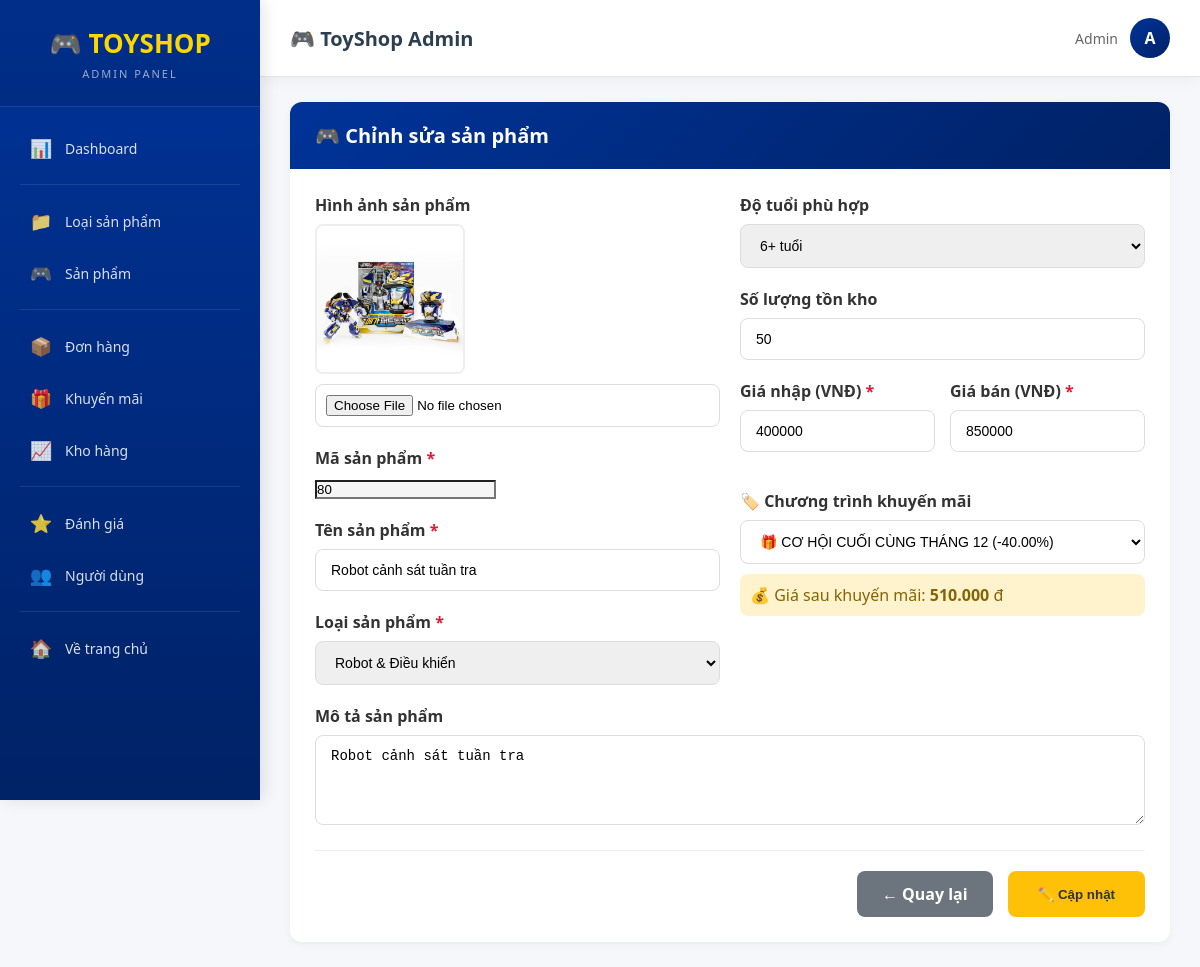
The page /Product/edit/80 (signed in) on the database its author committed.
### tables this page shows
CREATE TABLE `tblsanpham` (
  `maLoaiSP` varchar(50) NOT NULL,
  `masp` varchar(20) NOT NULL,
  `tensp` varchar(50) NOT NULL,
  `hinhanh` varchar(50) DEFAULT NULL,
  `soluong` int(11) NOT NULL DEFAULT 0,
  `giaNhap` decimal(15,0) DEFAULT 0,
  `giaXuat` decimal(15,0) DEFAULT 0,
  `doTuoi` varchar(50) DEFAULT NULL,
  `mota` varchar(200) DEFAULT NULL,
  `createDate` date DEFAULT NULL,
  `promotion_id` int(11) DEFAULT NULL,
  `discount_percent` int(11) DEFAULT NULL
);

### app/Controller.php (called while the page is built, shortened)
<?php
class Controller {
    public function model($model){
        return new $model;
    }
    public function view($view, $data = []){
        extract($data);
        require "./views/" . $view . ".php";
    }
}

### controllers/Product.php (called while the page is built, shortened)
<?php
class Product extends Controller
{
    public function edit($masp)
    {
        $obj = $this->model("AdProducModel");
        $obj2 = $this->model("AdProductTypeModel");
        $promoModel = $this->model("PromotionModel");
        $producttype = $obj2->all("tblloaisp");
        $promotions = $promoModel->getAllActive();
        $product = $obj->find("tblsanpham", $masp);
        $this->view("adminPage", [
            "page" => "ProductView",
            "producttype" => $producttype,
            "promotions" => $promotions,
            "editItem" => $product
        ]);
    }
}

### app/App.php (called while the page is built, shortened)
<?php
class App{
    protected $action="Show";
 public function __construct(){
        $arr=array();
        if(isset($_GET["url"])){
            $arr=$this->urlprocess();
        }
        if(isset($arr[0])&& file_exists("./controllers/".$arr[0].".php")){
            unset($arr[0]);
        }
        $this->controller= new $this->controller;
        if(isset($arr[1]) && method_exists($this->controller,$arr[1])){
            $this->action=$arr[1];
        }
        unset($arr[1]);
        $this->param =$arr?array_values($arr):array();
        call_user_func_array(array($this->controller,$this->action),$this->param);
    }
   public function urlprocess(){
        if(isset($_GET["url"])){
           return explode('/', filter_var(trim($_GET["url"],'/')));
        }
        return array();
    }
}

### index.php (called while the page is built, shortened)
<?php
require_once "app/DB.php";
require_once "app/Controller.php";
require_once "app/App.php";
$App = new App();
?>

### app/DB.php (called while the page is built, shortened)
<?php
class DB
{
    private $host = 'localhost';
    private $user = 'root';
    private $pass = '';
    private $dbname = 'websitedochoi';
    public function __construct()
    {
        $this->db = $this->Connect();
    }
    public function Connect()
    {
        try {
            $dsn = 'mysql:host=' . $this->host . ';port=3306;dbname=' . $this->dbname . ';charset=utf8mb4';
            $pdo = new PDO($dsn, $this->user, $this->pass);
            $pdo->setAttribute(PDO::ATTR_DEFAULT_FETCH_MODE, PDO::FETCH_ASSOC);
            $pdo->setAttribute(PDO::ATTR_ERRMODE, PDO::ERRMODE_EXCEPTION);
            return $pdo;
        } catch (PDOException $e) {
            error_log("Database connection error: " . $e->getMessage());
            die("Không thể kết nối database. Vui lòng kiểm tra cấu hình.");
        }
    }
}

### models/AdProducModel.php (called while the page is built, shortened)
<?php
require_once __DIR__ . "/BaseModel.php";
class AdProducModel extends BaseModel {
    public function find($table, $masp) {
        try {
            $stmt = $this->db->prepare("SELECT * FROM $table WHERE masp = :masp LIMIT 1");
            $stmt->bindParam(":masp", $masp);
            $stmt->execute();
            return $stmt->fetch(PDO::FETCH_ASSOC);
        } catch (PDOException $e) {
            error_log("AdProducModel::find error: " . $e->getMessage());
            return null;
        }
    }
}

### models/BaseModel.php (called while the page is built, shortened)
<?php
class BaseModel extends DB {
    public function __construct()
    {
        if ($this->db instanceof PDO) {
            $this->db->setAttribute(PDO::ATTR_ERRMODE, PDO::ERRMODE_EXCEPTION);
        } else {
            error_log("❌ BaseModel: \$this->db KHÔNG PHẢI PDO - LỖI KẾT NỐI");
        }
    }
    public function all($table) {
        try {
            $sql = "SELECT * FROM $table";
            $stmt = $this->db->prepare($sql);
            $stmt->execute();
            return $stmt->fetchAll(PDO::FETCH_ASSOC);
        } catch (PDOException $e) {
            error_log("Lỗi BaseModel::all(): " . $e->getMessage());
            return [];
        }
    }
}

### models/PromotionModel.php (called while the page is built, shortened)
<?php
require_once 'BaseModel.php';
class PromotionModel extends BaseModel {
    public function getAllActive() {
    $now = date('Y-m-d H:i:s');
    $sql = "SELECT * FROM promotions WHERE
            (start_date IS NULL OR start_date <= :now1) AND
            (end_date IS NULL OR end_date >= :now2)";
    $stmt = $this->db->prepare($sql);
    $stmt->execute([':now1' => $now, ':now2' => $now]);
    return $stmt->fetchAll(PDO::FETCH_ASSOC);
}
}

### views/Back_end/ProductView.php (the view, shortened to what this page needs)
<div style="background: #fff; border-radius: 12px; box-shadow: 0 2px 10px rgba(0,0,0,0.05); overflow: hidden;">
    <div style="background: linear-gradient(135deg, #003399 0%, #002266 100%); color: #fff; padding: 20px 25px;">
        <h2 style="margin: 0; font-size: 20px;">
            🎮 <?php echo isset($data['editItem']) ? 'Chỉnh sửa sản phẩm' : 'Thêm sản phẩm đồ chơi mới'; ?>
        </h2>
    </div>
    <form
        action="<?php echo isset($data['editItem'])
            ? APP_URL . '/Product/edit/' . $data['editItem']['masp']
            : APP_URL . '/Product/create'; ?>"
        method="post"
        enctype="multipart/form-data"
        style="padding: 25px;"
    >
        <div style="display: grid; grid-template-columns: 1fr 1fr; gap: 20px;">
            <div>
                <div class="form-group" style="margin-bottom: 20px;">
                    <label style="display: block; margin-bottom: 8px; font-weight: 600; color: #333;">Hình ảnh sản phẩm</label>
                    <?php
                    if (isset($data['editItem']) && $data['editItem']['hinhanh']) {
                        echo "<img src='" . APP_URL . "/public/Images/" . $data['editItem']['hinhanh'] . "' style='width: 150px; height: 150px; object-fit: cover; border-radius: 8px; border: 2px solid #eee; margin-bottom: 10px; display: block;'>";
                    } else { ?>
                        <div style="width: 150px; height: 150px; background: #f5f5f5; border-radius: 8px; display: flex; align-items: center; justify-content: center; font-size: 48px; margin-bottom: 10px;">🎮</div>
                    <?php } ?>
                    <input type="file" name="uploadfile" accept="image/*" style="width: 100%; padding: 10px; border: 1px solid #ddd; border-radius: 8px;">
                </div>
                <div class="form-group" style="margin-bottom: 20px;">
                    <label style="display: block; margin-bottom: 8px; font-weight: 600; color: #333;">Mã sản phẩm <span style="color: #e31837;">*</span></label>
                    <input type="text" name="txt_masp"
                        value="<?php echo isset($data['editItem']) ? $data['editItem']['masp'] : ''; ?>"
                        <?php echo isset($data['editItem']) ? 'readonly style="background: #f5f5f5;"' : ''; ?>
                        placeholder="VD: LEGO001, VTK4..."
                        style="width: 100%; padding: 12px 15px; border: 1px solid #ddd; border-radius: 8px; font-size: 14px;"
                        required>
                </div>
                <div class="form-group" style="margin-bottom: 20px;">
                    <label style="display: block; margin-bottom: 8px; font-weight: 600; color: #333;">Tên sản phẩm <span style="color: #e31837;">*</span></label>
                    <input type="text" name="txt_tensp"
                        value="<?php echo isset($data['editItem']) ? htmlspecialchars($data['editItem']['tensp']) : ''; ?>"
                        placeholder="VD: Robot Biến Hình STRIKE VECTO"
                        style="width: 100%; padding: 12px 15px; border: 1px solid #ddd; border-radius: 8px; font-size: 14px;"
                        required>
                </div>
                <div class="form-group" style="margin-bottom: 20px;">
                    <label style="display: block; margin-bottom: 8px; font-weight: 600; color: #333;">Loại sản phẩm <span style="color: #e31837;">*</span></label>
                    <select name="txt_maloaisp" style="width: 100%; padding: 12px 15px; border: 1px solid #ddd; border-radius: 8px; font-size: 14px;" required>
                        <?php
                        foreach ($data["producttype"] as $v) {
                            $sel = isset($data['editItem']) && $data['editItem']['maLoaiSP'] == $v["maLoaiSP"] ? "selected" : "";
                            echo "<option value='{$v["maLoaiSP"]}' $sel>{$v["tenLoaiSP"]}</option>";
                        }
                        ?>
                    </select>
                </div>
            </div>
            <div>
                <div class="form-group" style="margin-bottom: 20px;">
                    <label style="display: block; margin-bottom: 8px; font-weight: 600; color: #333;">Độ tuổi phù hợp</label>
                    <select name="txt_dotuoi" style="width: 100%; padding: 12px 15px; border: 1px solid #ddd; border-radius: 8px; font-size: 14px;">
                        <?php
                        $ages = ['0-2', '1+', '3+', '4+', '5+', '6+', '8+', '10+', '12+', '14+', '16+'];
                        foreach ($ages as $age) {
                            $sel = isset($data['editItem']) && ($data['editItem']['doTuoi'] ?? '') == $age ? "selected" : "";
                            echo "<option value='$age' $sel>$age tuổi</option>";
                        }
                        ?>
                    </select>
                </div>
                <div class="form-group" style="margin-bottom: 20px;">
                    <label style="display: block; margin-bottom: 8px; font-weight: 600; color: #333;">Số lượng tồn kho</label>
                    <input type="number" name="txt_soluong" min="0"
                        value="<?php echo isset($data['editItem']) ? $data['editItem']['soluong'] : '0'; ?>"
                        style="width: 100%; padding: 12px 15px; border: 1px solid #ddd; border-radius: 8px; font-size: 14px;">
                </div>
                <div style="display: grid; grid-template-columns: 1fr 1fr; gap: 15px; margin-bottom: 20px;">
                    <div class="form-group">
                        <label style="display: block; margin-bottom: 8px; font-weight: 600; color: #333;">Giá nhập (VNĐ) <span style="color: #e31837;">*</span></label>
                        <input type="number" name="txt_gianhap" min="0"
                            value="<?php echo isset($data['editItem']) ? ($data['editItem']['giaNhap'] ?? 0) : ''; ?>"
                            placeholder="0"
                            style="width: 100%; padding: 12px 15px; border: 1px solid #ddd; border-radius: 8px; font-size: 14px;"
                            required>
                    </div>
                    <div class="form-group">
                        <label style="display: block; margin-bottom: 8px; font-weight: 600; color: #333;">Giá bán (VNĐ) <span style="color: #e31837;">*</span></label>
                        <input type="number" name="txt_giaxuat" min="0"
                            value="<?php echo isset($data['editItem']) ? ($data['editItem']['giaXuat'] ?? 0) : ''; ?>"
                            placeholder="0"
                            style="width: 100%; padding: 12px 15px; border: 1px solid #ddd; border-radius: 8px; font-size: 14px;"
                            required>
                    </div>
                </div>
                <div class="form-group" style="margin-bottom: 20px;">
                    <label style="display: block; margin-bottom: 8px; font-weight: 600; color: #333;">
                        🏷️ Chương trình khuyến mãi
                    </label>
                    <select name="txt_promotion_id" id="promotionSelect" onchange="updateDiscountPreview()"
                        style="width: 100%; padding: 12px 15px; border: 1px solid #ddd; border-radius: 8px; font-size: 14px; background: #fff;">
                        <?php
                        $promotions = $data['promotions'] ?? [];
                        foreach ($promotions as $promo) {
                            $sel = isset($data['editItem']) && ($data['editItem']['promotion_id'] ?? '') == $promo['id'] ? "selected" : "";
                            $discountText = $promo['type'] == 'percent' ? "-{$promo['value']}%" : "-" . number_format($promo['value']) . "đ";
                            $promoName = $promo['name'] ?? $promo['code'];
                            echo "<option value='{$promo['id']}' data-type='{$promo['type']}' data-value='{$promo['value']}' $sel>";
                            echo "🎁 {$promoName} ({$discountText})";
                            echo "</option>";
                        }
                        ?>
                    </select>
                    <div id="discountPreview" style="margin-top: 10px; padding: 10px; background: #fff3cd; border-radius: 8px; display: none;">
                        <span style="color: #856404;">💰 Giá sau khuyến mãi: <strong id="discountedPrice">0</strong> đ</span>
                    </div>
                </div>
            </div>
        </div>
        <div class="form-group" style="margin-bottom: 20px;">
            <label style="display: block; margin-bottom: 8px; font-weight: 600; color: #333;">Mô tả sản phẩm</label>
            <textarea name="txt_mota" rows="4"
                placeholder="Nhập mô tả chi tiết về sản phẩm..."
                style="width: 100%; padding: 12px 15px; border: 1px solid #ddd; border-radius: 8px; font-size: 14px; resize: vertical;"><?php echo isset($data['editItem']) ? htmlspecialchars($data['editItem']['mota'] ?? '') : ''; ?></textarea>
        </div>
        <div style="display: flex; gap: 15px; justify-content: flex-end; padding-top: 20px; border-top: 1px solid #eee;">
            <a href="<?php echo APP_URL; ?>/Product/"
                style="padding: 12px 25px; background: #6c757d; color: #fff; text-decoration: none; border-radius: 8px; font-weight: 600;">
                ← Quay lại
            </a>
            <button type="submit"
                style="padding: 12px 30px; background: <?php echo isset($data['editItem']) ? '#ffc107' : '#28a745'; ?>; color: <?php echo isset($data['editItem']) ? '#333' : '#fff'; ?>; border: none; border-radius: 8px; font-weight: 600; cursor: pointer;">
                <?php echo isset($data['editItem']) ? '✏️ Cập nhật' : '✅ Lưu sản phẩm'; ?>
            </button>
        </div>
    </form>
</div>

### views/adminPage.php (style rules this page uses)
:root { --primary-blue: #003399; --dark-blue: #002266; --primary-red: #e31837; --yellow: #ffd700; --white: #ffffff; --light-gray: #f5f7fa; --text-dark: #2c3e50; --border-color: #e1e8ed; --success: #27ae60; --warning: #f39c12; --danger: #e74c3c; --info: #3498db; }
* { margin: 0; padding: 0; box-sizing: border-box; }
body { font-family: 'Segoe UI', Arial, sans-serif; background: var(--light-gray); min-height: 100vh; }
.form-group { margin-bottom: 18px; flex: 1; min-width: 180px; }

### rows shown on the page
tblsanpham: hinhanh (picture), txt_masp "80", txt_tensp "Robot cảnh sát tuần tra", txt_soluong "50", txt_gianhap "400000", txt_giaxuat "850000", txt_mota "Robot cảnh sát tuần tra"

### other values the page prints
form field txt_maloaisp "Robot & Điều khiển"
form field txt_dotuoi "6+ tuổi"
